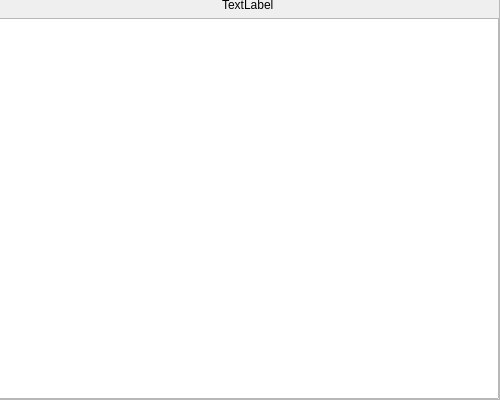
<?xml version="1.0" encoding="UTF-8"?>
<ui version="4.0">
 <class>Dialog</class>
 <widget class="QDialog" name="Dialog">
  <property name="geometry">
   <rect>
    <x>0</x>
    <y>0</y>
    <width>500</width>
    <height>400</height>
   </rect>
  </property>
  <property name="windowTitle">
   <string>Dialog</string>
  </property>
  <widget class="QFrame" name="frame">
   <property name="geometry">
    <rect>
     <x>-1</x>
     <y>-1</y>
     <width>501</width>
     <height>401</height>
    </rect>
   </property>
   <property name="frameShape">
    <enum>QFrame::StyledPanel</enum>
   </property>
   <property name="frameShadow">
    <enum>QFrame::Raised</enum>
   </property>
   <widget class="QWidget" name="gridLayoutWidget">
    <property name="geometry">
     <rect>
      <x>-1</x>
      <y>-1</y>
      <width>501</width>
      <height>401</height>
     </rect>
    </property>
    <layout class="QGridLayout" name="gridLayout">
     <item row="0" column="0" alignment="Qt::AlignHCenter">
      <widget class="QLabel" name="label">
       <property name="text">
        <string>TextLabel</string>
       </property>
      </widget>
     </item>
     <item row="1" column="0">
      <widget class="QListWidget" name="listWidget">
       <property name="iconSize">
        <size>
         <width>200</width>
         <height>200</height>
        </size>
       </property>
       <property name="viewMode">
        <enum>QListView::IconMode</enum>
       </property>
      </widget>
     </item>
    </layout>
   </widget>
  </widget>
 </widget>
 <resources/>
 <connections/>
</ui>
